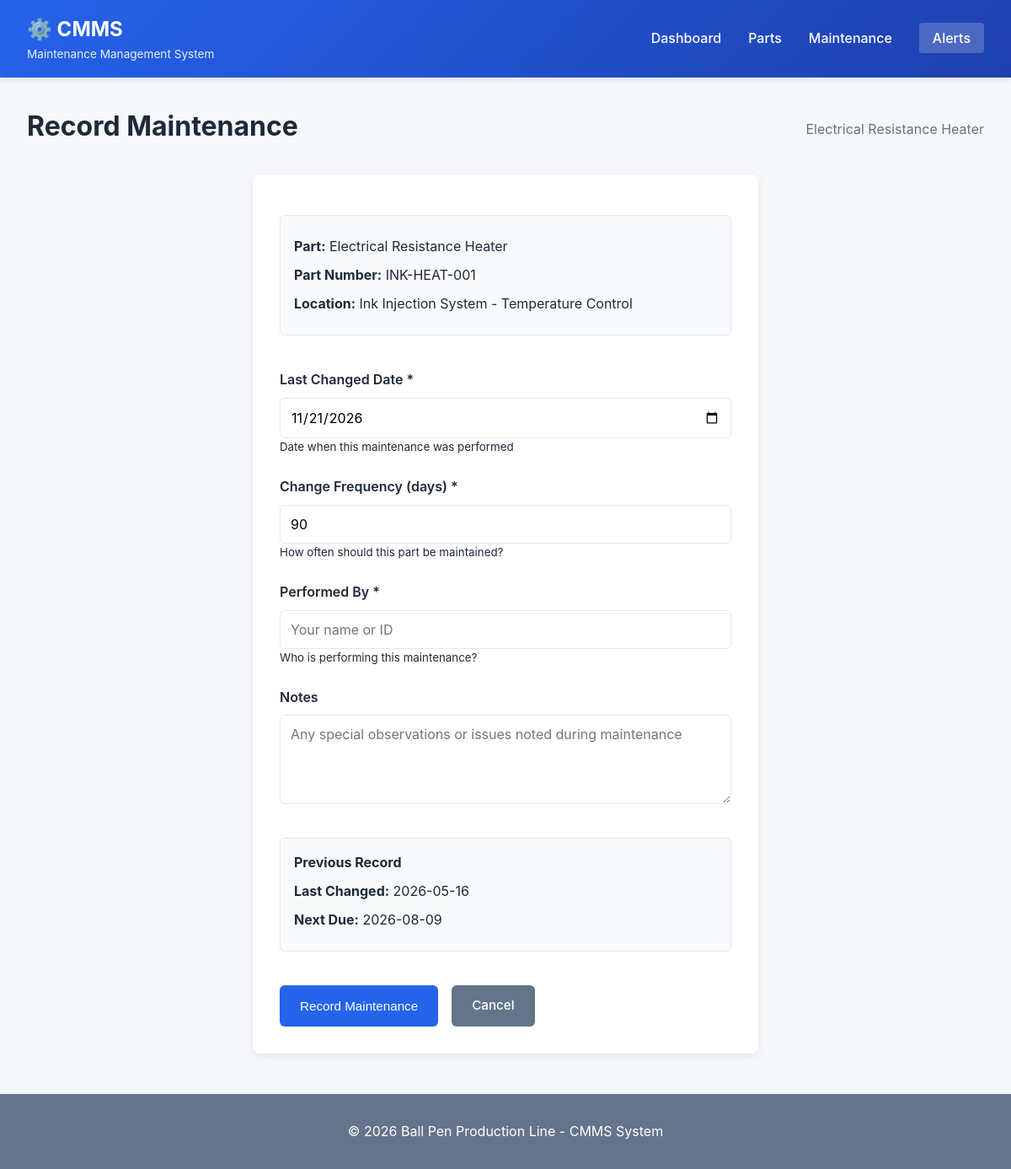
The app's page /maintenance/record/2 with its own data.
### tables this page shows
CREATE TABLE parts (
                id INTEGER PRIMARY KEY AUTOINCREMENT,
                name TEXT NOT NULL UNIQUE,
                description TEXT,
                location TEXT,
                part_number TEXT,
                created_at TIMESTAMP DEFAULT CURRENT_TIMESTAMP
            );

CREATE TABLE maintenance_records (
                id INTEGER PRIMARY KEY AUTOINCREMENT,
                part_id INTEGER NOT NULL,
                last_changed TIMESTAMP,
                next_scheduled_change TIMESTAMP,
                change_frequency_days INTEGER,
                performed_by TEXT,
                notes TEXT,
                created_at TIMESTAMP DEFAULT CURRENT_TIMESTAMP,
                updated_at TIMESTAMP DEFAULT CURRENT_TIMESTAMP,
                FOREIGN KEY (part_id) REFERENCES parts (id)
            );

### cmms_app.py (the view, shortened to what this page needs)
@app.route('/maintenance/record/<int:part_id>', methods=['GET', 'POST'])
def record_maintenance(part_id):
    db = get_db()
    part = db.get_part(part_id)
    if not part:
        flash('Part not found', 'error')
        return redirect(url_for('parts'))
    record = db.get_maintenance_record(part_id)
    today = datetime.now().date().isoformat()
    return render_template('record_maintenance.html',
                         part=part,
                         record=record,
                         today=today)

### cmms_app.py (called while the page is built)
def get_db():
    db = getattr(g, '_database', None)
    if db is None:
        db = g._database = CMmsDatabase()
    return db

### cmms_database.py (called while the page is built)
    def init_db(self):
        self.conn = sqlite3.connect(self.db_path)
        self.conn.row_factory = sqlite3.Row
        self.cursor = self.conn.cursor()
        self.create_tables()

    def close(self):
        if self.conn:
            self.conn.close()

    def get_part(self, part_id):
        self.cursor.execute('SELECT * FROM parts WHERE id = ?', (part_id,))
        return self.cursor.fetchone()

    def get_maintenance_record(self, part_id):
        self.cursor.execute('''
            SELECT * FROM maintenance_records
            WHERE part_id = ?
            ORDER BY id DESC
            LIMIT 1
        ''', (part_id,))
        return self.cursor.fetchone()

### templates/record_maintenance.html (shortened to what this page needs)
{% extends "base.html" %}
{% block content %}
<div class="page-header">
    <h2>Record Maintenance</h2>
    <p class="subtitle">{{ part.name }}</p>
</div>
<div class="form-container">
    <form method="POST" class="form">
        <div class="info-box">
            <p><strong>Part:</strong> {{ part.name }}</p>
            <p><strong>Part Number:</strong> {{ part.part_number }}</p>
            <p><strong>Location:</strong> {{ part.location }}</p>
        </div>
        <div class="form-group">
            <label for="last_changed">Last Changed Date *</label>
            <input type="date" id="last_changed" name="last_changed" required
                   class="form-input" value="{{ today }}">
            <small>Date when this maintenance was performed</small>
        </div>
        <div class="form-group">
            <label for="frequency">Change Frequency (days) *</label>
            <input type="number" id="frequency" name="frequency" required
                   class="form-input" value="90" min="1">
            <small>How often should this part be maintained?</small>
        </div>
        <div class="form-group">
            <label for="performed_by">Performed By *</label>
            <input type="text" id="performed_by" name="performed_by" required
                   class="form-input" placeholder="Your name or ID">
            <small>Who is performing this maintenance?</small>
        </div>
        <div class="form-group">
            <label for="notes">Notes</label>
            <textarea id="notes" name="notes" rows="4" class="form-input"
                      placeholder="Any special observations or issues noted during maintenance"></textarea>
        </div>
        {% if record %}
        <div class="info-box">
            <h4>Previous Record</h4>
            <p><strong>Last Changed:</strong> {{ record.last_changed[:10] if record.last_changed else 'N/A' }}</p>
            <p><strong>Next Due:</strong> {{ record.next_scheduled_change[:10] if record.next_scheduled_change else 'N/A' }}</p>
        </div>
        {% endif %}
        <div class="form-actions">
            <button type="submit" class="btn btn-primary">Record Maintenance</button>
            <a href="{{ url_for('view_part', part_id=part.id) }}" class="btn btn-secondary">Cancel</a>
        </div>
    </form>
</div>
{% endblock %}

### static/style.css (style rules this page uses)
:root { --primary: #2563eb; --primary-dark: #1e40af; --secondary: #64748b; --success: #10b981; --warning: #f59e0b; --danger: #ef4444; --info: #3b82f6; --light: #f8fafc; --border: #e2e8f0; --text: #1f2937; --text-light: #6b7280; }
* { margin: 0; padding: 0; box-sizing: border-box; }
body { font-family: -apple-system, BlinkMacSystemFont, 'Segoe UI', Roboto, Oxygen, Ubuntu, Cantarell, sans-serif; line-height: 1.6; color: var(--text); background: #f5f7fa; }
.page-header { display: flex; justify-content: space-between; align-items: center; margin-bottom: 2rem; }
.page-header h2 { font-size: 2rem; color: var(--text); }
.subtitle { color: var(--text-light); margin: 0.5rem 0 0 0; }
.btn { display: inline-block; padding: 0.75rem 1.5rem; border-radius: 6px; text-decoration: none; border: none; cursor: pointer; font-weight: 500; transition: all 0.3s; font-size: 0.95rem; }
.btn-primary { background: var(--primary); color: white; }
.btn-secondary { background: var(--secondary); color: white; }
.form-container { background: white; border-radius: 8px; padding: 2rem; max-width: 600px; margin: 2rem auto; box-shadow: 0 2px 8px rgba(0,0,0,0.08); }
.form { display: flex; flex-direction: column; gap: 1.5rem; }
.form-group { display: flex; flex-direction: column; }
.form-group label { font-weight: 600; margin-bottom: 0.5rem; color: var(--text); }
.form-input { padding: 0.75rem; border: 1px solid var(--border); border-radius: 6px; font-size: 1rem; font-family: inherit; transition: all 0.3s; }
.form-actions { display: flex; gap: 1rem; justify-content: flex-start; }
.form-actions .btn { flex: 0 1 auto; }
.info-box { background: var(--light); border: 1px solid var(--border); border-radius: 6px; padding: 1rem; margin: 1rem 0; }
.info-box p { margin: 0.5rem 0; }
.info-box strong { color: var(--text); }

### records on screen
parts: name "Electrical Resistance Heater", part_number "INK-HEAT-001", location "Ink Injection System - Temperature Control"
maintenance_records: last_changed "2026-05-16", next_scheduled_change "2026-08-09"
